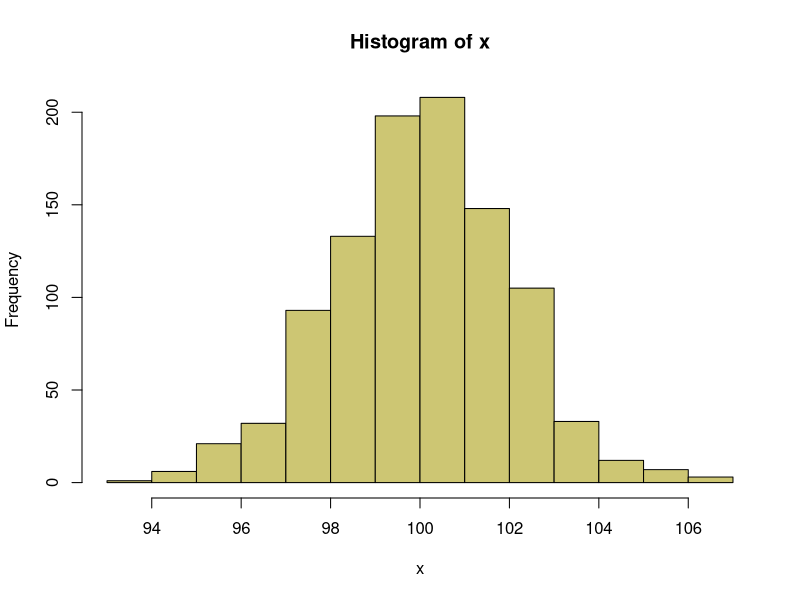

The R script that drew this image:
# ---------------------------------------------------------------------


 # +----------------------------------------------------------------------------+
 # |                               the R code for the                           |
 # |                                   Big R-book                               |
 # |                           by Philippe J.S. De Brouwer                      |
 # +----------------------------------------------------------------------------+
 # | Copyright: (C) Philippe De Brouwer, 2020                                   |
 # |            Owners of the book can use this code for private and commercial |
 # |            use, except re-publishing.                                      |
 # +----------------------------------------------------------------------------+
 # | This document is a true copy of all the R code that appears in the book.   |
 # | It is provided for you so that when you work with the book, you can copy   | 
 # | and paste any code segment that you want to test without typing everything |
 # | again.                                                                     |
 # | No warranties or promises are given.                                       |
 # | Have an intersting time and learn faster than me!                          |
 # | Philippe J.S. De Brouwer                                                   |
 # +----------------------------------------------------------------------------+
 # | For your convenience, blocks are separated by: '# ----------------------'. |
 # +----------------------------------------------------------------------------+
 #
# ---------------------------------------------------------------------


# This is code
1+pi
Sys.getenv(c("EDITOR","USER","SHELL", "LC_NUMERIC"))
# ---------------------------------------------------------------------


# generate 1000 random numbers between 0 and 100:
x <- rnorm(1000, mean = 100, sd = 2)

# to illustrate previous, we show the histogram:
hist(x, col = "khaki3")

# This part code is after the histogram. It could be 
# following the previous part and form a unit that is
# interupted by the outpuf of the 'hist(..)'-command.
# In rare cases the plot will be on the this page
# alone and this code that follows appears on the 
# previous page.
# ---------------------------------------------------------------------


# First, generate some data:
x <- c(1,2,3)

# Then calculate the mean:
mean(x)
# ---------------------------------------------------------------------


mean(1:100)
# ---------------------------------------------------------------------


# Code and especially the comments in it are part of 
# the normal flow of the text!
